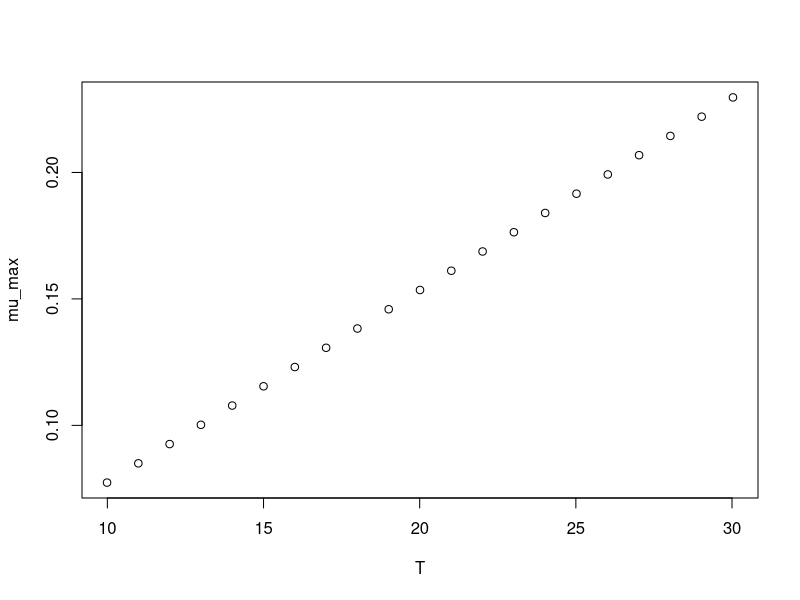

The R source for this figure:
#############################
# start of Parameter script
#############################
T <- seq(9.99000999000999,30.03,length.out=21)
#############################
# end of Parameter script
#############################
############################# 
# start of Model script Gropin ID 1108 
#############################
 
# constant coefficients for this model
 
variables <- data.frame(T)
argumentsPar <- expand.grid(variables)
 
# heart of the model
response_surface <- function(T) {
   mumax <-0.0076*(T+0.19)

return(mumax=mumax)
} 

# output parameters
mumax <- cbind(argumentsPar,response_surface(argumentsPar['T']))
colnames(mumax) <- c(colnames(argumentsPar),'mumax')
#############################
# End of Model script
#############################
############################# 
# start of Visualisation script Gropin ID 1108 
#############################
plot(T,mumax$mumax,
                          xlab='T',
                          ylab='mu_max')
#############################
# End of Visualisation script
#############################
